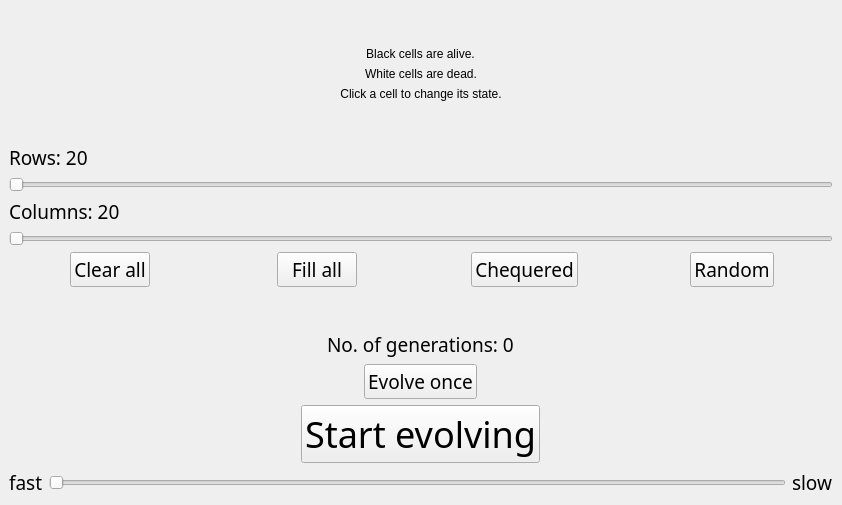
<?xml version="1.0" encoding="UTF-8"?>
<ui version="4.0">
 <class>MainWindow</class>
 <widget class="QMainWindow" name="MainWindow">
  <property name="geometry">
   <rect>
    <x>0</x>
    <y>0</y>
    <width>842</width>
    <height>505</height>
   </rect>
  </property>
  <property name="windowTitle">
   <string>Game Of Life</string>
  </property>
  <widget class="QWidget" name="centralwidget">
   <layout class="QGridLayout" name="gridLayout_2">
    <item row="0" column="0">
     <layout class="QHBoxLayout" name="mainLayout">
      <item>
       <layout class="QVBoxLayout" name="controlLayout">
        <item>
         <spacer name="controlVerticalSpacer0">
          <property name="orientation">
           <enum>Qt::Vertical</enum>
          </property>
          <property name="sizeHint" stdset="0">
           <size>
            <width>20</width>
            <height>40</height>
           </size>
          </property>
         </spacer>
        </item>
        <item alignment="Qt::AlignHCenter">
         <widget class="QLabel" name="liveCellColourInfo">
          <property name="styleSheet">
           <string notr="true">font: 22pt &quot;Trebuchet MS&quot;;</string>
          </property>
          <property name="text">
           <string>Black cells are alive.</string>
          </property>
          <property name="alignment">
           <set>Qt::AlignHCenter|Qt::AlignTop</set>
          </property>
         </widget>
        </item>
        <item alignment="Qt::AlignHCenter">
         <widget class="QLabel" name="deadCellColourInfo">
          <property name="styleSheet">
           <string notr="true">font: 22pt &quot;Trebuchet MS&quot;;</string>
          </property>
          <property name="text">
           <string>White cells are dead.</string>
          </property>
          <property name="alignment">
           <set>Qt::AlignHCenter|Qt::AlignTop</set>
          </property>
         </widget>
        </item>
        <item alignment="Qt::AlignHCenter">
         <widget class="QLabel" name="clickInfo">
          <property name="styleSheet">
           <string notr="true">font: 22pt &quot;Trebuchet MS&quot;;</string>
          </property>
          <property name="text">
           <string>Click a cell to change its state.</string>
          </property>
          <property name="alignment">
           <set>Qt::AlignHCenter|Qt::AlignTop</set>
          </property>
         </widget>
        </item>
        <item>
         <spacer name="controlVerticalSpacer1">
          <property name="orientation">
           <enum>Qt::Vertical</enum>
          </property>
          <property name="sizeHint" stdset="0">
           <size>
            <width>20</width>
            <height>40</height>
           </size>
          </property>
         </spacer>
        </item>
        <item>
         <widget class="QLabel" name="rowCountSliderInfo">
          <property name="font">
           <font>
            <family>Trebuchet MS</family>
            <pointsize>14</pointsize>
           </font>
          </property>
          <property name="text">
           <string>Rows: 20</string>
          </property>
          <property name="alignment">
           <set>Qt::AlignBottom|Qt::AlignLeading|Qt::AlignLeft</set>
          </property>
         </widget>
        </item>
        <item>
         <widget class="QSlider" name="rowCountSlider">
          <property name="orientation">
           <enum>Qt::Horizontal</enum>
          </property>
         </widget>
        </item>
        <item>
         <widget class="QLabel" name="columnCountSliderInfo">
          <property name="font">
           <font>
            <family>Trebuchet MS</family>
            <pointsize>14</pointsize>
           </font>
          </property>
          <property name="text">
           <string>Columns: 20</string>
          </property>
          <property name="alignment">
           <set>Qt::AlignBottom|Qt::AlignLeading|Qt::AlignLeft</set>
          </property>
         </widget>
        </item>
        <item>
         <widget class="QSlider" name="columnCountSlider">
          <property name="orientation">
           <enum>Qt::Horizontal</enum>
          </property>
         </widget>
        </item>
        <item>
         <layout class="QHBoxLayout" name="cellPopulationOptionsLayout">
          <item alignment="Qt::AlignHCenter">
           <widget class="QPushButton" name="emptyGridButton">
            <property name="font">
             <font>
              <family>Trebuchet MS</family>
              <pointsize>14</pointsize>
             </font>
            </property>
            <property name="text">
             <string>Clear all</string>
            </property>
           </widget>
          </item>
          <item alignment="Qt::AlignHCenter">
           <widget class="QPushButton" name="filledGridButton">
            <property name="font">
             <font>
              <family>Trebuchet MS</family>
              <pointsize>14</pointsize>
             </font>
            </property>
            <property name="text">
             <string>Fill all</string>
            </property>
           </widget>
          </item>
          <item alignment="Qt::AlignHCenter">
           <widget class="QPushButton" name="chequeredGridButton">
            <property name="font">
             <font>
              <family>Trebuchet MS</family>
              <pointsize>14</pointsize>
             </font>
            </property>
            <property name="text">
             <string>Chequered</string>
            </property>
           </widget>
          </item>
          <item alignment="Qt::AlignHCenter">
           <widget class="QPushButton" name="randomGridButton">
            <property name="font">
             <font>
              <family>Trebuchet MS</family>
              <pointsize>14</pointsize>
             </font>
            </property>
            <property name="text">
             <string>Random</string>
            </property>
           </widget>
          </item>
         </layout>
        </item>
        <item>
         <spacer name="controlVerticalSpacer2">
          <property name="orientation">
           <enum>Qt::Vertical</enum>
          </property>
          <property name="sizeHint" stdset="0">
           <size>
            <width>20</width>
            <height>40</height>
           </size>
          </property>
         </spacer>
        </item>
        <item alignment="Qt::AlignHCenter">
         <widget class="QLabel" name="generationCountInfo">
          <property name="font">
           <font>
            <family>Trebuchet MS</family>
            <pointsize>14</pointsize>
           </font>
          </property>
          <property name="text">
           <string>No. of generations: 0</string>
          </property>
         </widget>
        </item>
        <item alignment="Qt::AlignHCenter">
         <widget class="QPushButton" name="evolveOnceButton">
          <property name="font">
           <font>
            <family>Trebuchet MS</family>
            <pointsize>14</pointsize>
           </font>
          </property>
          <property name="text">
           <string>Evolve once</string>
          </property>
         </widget>
        </item>
        <item alignment="Qt::AlignHCenter">
         <widget class="QPushButton" name="startOrStopEvolvingButton">
          <property name="font">
           <font>
            <family>Trebuchet MS</family>
            <pointsize>27</pointsize>
           </font>
          </property>
          <property name="text">
           <string>Start evolving</string>
          </property>
         </widget>
        </item>
        <item>
         <layout class="QHBoxLayout" name="generationSpeedLayout">
          <item>
           <widget class="QLabel" name="fastestSpeedInfo">
            <property name="font">
             <font>
              <family>Trebuchet MS</family>
              <pointsize>14</pointsize>
             </font>
            </property>
            <property name="text">
             <string>fast</string>
            </property>
           </widget>
          </item>
          <item>
           <widget class="QSlider" name="generationSpeedSlider">
            <property name="orientation">
             <enum>Qt::Horizontal</enum>
            </property>
           </widget>
          </item>
          <item>
           <widget class="QLabel" name="slowestSpeedInfo">
            <property name="font">
             <font>
              <family>Trebuchet MS</family>
              <pointsize>14</pointsize>
             </font>
            </property>
            <property name="text">
             <string>slow</string>
            </property>
           </widget>
          </item>
         </layout>
        </item>
       </layout>
      </item>
      <item>
       <layout class="QVBoxLayout" name="gridLayout"/>
      </item>
     </layout>
    </item>
   </layout>
  </widget>
 </widget>
 <resources/>
 <connections/>
</ui>
